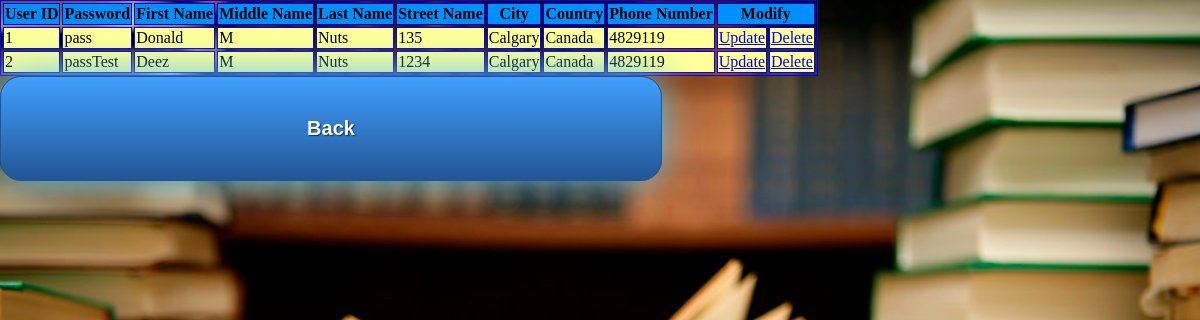
Screenshot of /adminViewUser.php with the database file from the repository.
### tables this page shows
CREATE TABLE `member` (
  `UserID` int(11) NOT NULL,
  `Num_Of_Books_Borrowed` int(11) NOT NULL DEFAULT '0',
  `Password` varchar(25) NOT NULL
);

CREATE TABLE `user` (
  `UserID` int(11) NOT NULL,
  `First_Name` varchar(50) NOT NULL,
  `Middle_Name` varchar(15) NOT NULL,
  `Last_Name` varchar(50) NOT NULL,
  `Street_Name` varchar(50) NOT NULL,
  `City` varchar(50) NOT NULL,
  `Country` varchar(50) NOT NULL,
  `Phone_Number` varchar(10) NOT NULL
);

### adminViewUser.php (the view, shortened to what this page needs)
<html>
	<link rel="stylesheet" type="text/css" href="main.css">
	<body>
		<?php
		$con=mysqli_connect("localhost","root","","lms");
		$result = mysqli_query($con,"SELECT * FROM user, member WHERE member.UserID = user.UserID");
		echo "<table border='1' BORDERCOLOR='#0000FF'>
		<tr style='background-color:#008FFF'>
		<th>User ID</th>
		<th>Password</th>
		<th>First Name</th>
		<th>Middle Name</th>
		<th>Last Name</th>
		<th>Street Name</th>
		<th>City</th>
		<th>Country</th>
		<th>Phone Number</th>
		<th colspan='2'>Modify</th>
		</tr>";
		while($row = mysqli_fetch_array($result)){
			echo '<tr style="background-color:#ffff99">';
			echo "<td>" . $row['UserID'] . "</td>";
			echo "<td>" . $row['Password'] . "</td>";
			echo "<td>" . $row['First_Name'] . "</td>";
			echo "<td>" . $row['Middle_Name'] . "</td>";
			echo "<td>" . $row['Last_Name'] . "</td>";
			echo "<td>" . $row['Street_Name'] . "</td>";
			echo "<td>" . $row['City'] . "</td>";
			echo "<td>" . $row['Country'] . "</td>";
			echo "<td>" . $row['Phone_Number'] . "</td>";
			echo "<td><a href='adminUpdateUser.php?&amp;UserID= " . $row['UserID'] . "'>Update</a></td>";
			echo "<td><a onClick= \"return confirm('Do you want to delete this user?')\" href='adminViewUser.php?job=delete&amp;UserID= " . $row['UserID'] . "'>Delete</a></td>";
			echo "</tr>";
		}
		echo "</table>";
		?>
		<a class="button" href="admin.php">Back</a>
	</body>
</html>

### main.css (style rules this page uses)
.button { width: 500px; display: inline-block; text-align: center; vertical-align: middle; padding: 40px 80px; border: 1px solid #225594; border-radius: 21px; background: #40a0ff; background: -webkit-gradient(linear, left top, left bottom, from(#40a0ff), to(#225594)); background: -moz-linear-gradient(top, #40a0ff, #225594); background: linear-gradient(to bottom, #40a0ff, #225594); -webkit-box-shadow: #4dc0ff 0px 0px 40px 0px; -moz-box-shadow: #4dc0ff 0px 0px 40px 0px; box-shadow: #4dc0ff 0px 0px 40px 0px; text-shadow: #143257 1px 1px 1px; font: normal normal bold 20px arial; color: #ffffff; text-decoration: none; }
body, html { height: 100%; margin: 0; }
body { background-image: url("img/library.png"); height: 100%; background-position: center; background-repeat: no-repeat; background-size: cover; }

### rows the page displays
member: UserID "1", Password "pass", UserID.First_Name "Donald", UserID.Middle_Name "M", UserID.Last_Name "Nuts", UserID.Street_Name "135", UserID.City "Calgary", UserID.Country "Canada", UserID.Phone_Number "4829119"
member: UserID "2", Password "passTest", UserID.First_Name "Deez", UserID.Middle_Name "M", UserID.Last_Name "Nuts", UserID.Street_Name "1234", UserID.City "Calgary", UserID.Country "Canada", UserID.Phone_Number "4829119"
